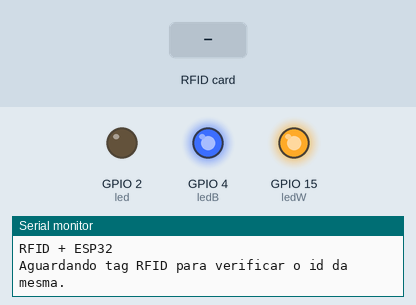
Bench run of a sketch on a simulated ESP32. Shown: output pins drawn as LEDs (lit = HIGH), the last lines printed to the serial monitor. Dashed ring = blinking. Inputs (shaded band) come from the test bench. WiFi joins after 1.5 s; servers stay silent unless stated; no MQTT or app messages arrive unless stated.

Above: at 9.4 s.
9.5 s: RFID card 12 34 56 78 held to the reader
At 9.62 s:
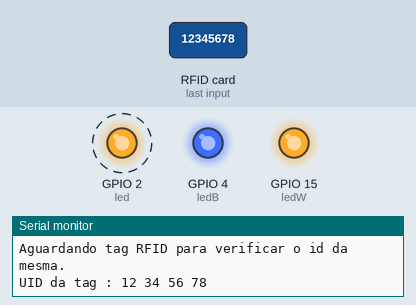
14.0 s: RFID card 84 A4 00 E0 held to the reader
At 15.4 s:
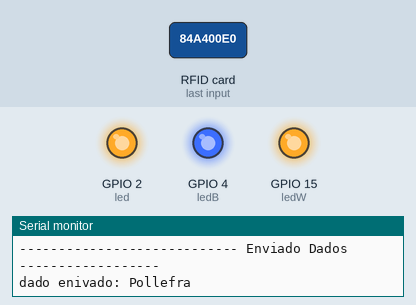
17.5 s: RFID card 54 20 CC DF held to the reader
At 20.9 s:
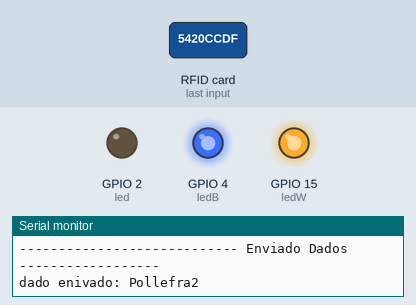
Timing chart, 0 to 22.0 s (numbered marks = the images above; inputs shaded):
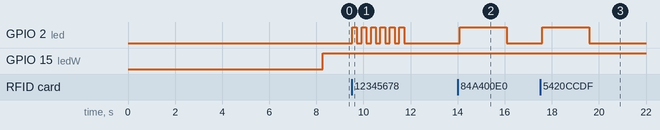

Measured:
- after the input at 9.5 s, GPIO 2 (led): alternates HIGH for 0.20 s and LOW for 0.20 s, 12 changes in all, then stays LOW, starting at once
- after the input at 14.0 s, GPIO 2 (led): LOW → HIGH after 0.08 s, → LOW 2.0 s later
- after the input at 17.5 s, GPIO 2 (led): LOW → HIGH after 0.09 s, → LOW 2.0 s later

The sketch:

EPS32.ino
```cpp
//----------------------- inclusão de blibliotecas --------------------------------
#include <WiFi.h> // inclui a bliblioteca do WIFI
#include<PubSubClient.h> // inclui a bliblioteca do MQTT
WiFiClient esp32; //cria o cliente wifi esp2866
PubSubClient MQTT(esp32); // cria o cliente MQTT utilizando o cliente WIFI para a publicação

#include <SPI.h>
#include <MFRC522.h>
#include <Wire.h>

//------------------------- Definições Wfi ----------------------------------------------
char ssid [ ] = "teste"; //nome da rede wifi a conectar
char senha[ ] = "12345678"; //senha do wifi a conecta

//------------------------ definições MQTT ----------------------------------------------
const char* broker_id = "137.135.83.217"; // endereço do broker a conectar (mqtt.eclipseprojects.io 137.135.83.217)
int porta = 1883; //porta de comunicação com broker
#define client_id "esp_32_eniac_205192018" // id para indentificação no broker (DEVER SER ÚNICO)

//#define login_mqtt "login"
//#define senha_mqtt "senha"

//-----------------------------------------variaveis globais-----------------------------------
unsigned long tempo_passado = millis();
char* erro  = "NAO AUTORIZADO!!!";


int num_pessoas = 80;
String ID[50][2] = {
  {"84 A4 00 E0", "Pollefra"},
  {"54 20 CC DF", "Pollefra2"},
  {"6B 93 F2 B9", "Miguel"},
  {"6D 0E 56 1B", "Luzenho"},
  {"F3 FF 67 DF", "Will"},
  {"44 21 23 BB", "Vinicius"},
  {"9D 32 62 83", "Igor"},

  {"ultimo"}//Sempre deixar esse por ultimo!!!!!!!!!!!!!!!!!!!!!!!!!!!
};


//define alguns pinos do esp32 que serao conectados aos modulos e componentes

#define SS_PIN 5
#define RST_PIN 36
#define led 2    //led de confirmação de leitura do cartao
#define ledW 15 // led de conexão com o Wifi
#define ledB 4 //  led de conexão com o Broker


MFRC522 mfrc522(SS_PIN, RST_PIN);   // define os pinos de controle do modulo de leitura de cartoes RFID

void setup() {
  Serial.begin(9600);
  pinMode(led, OUTPUT);
  pinMode(ledW, OUTPUT);
  pinMode(ledB, OUTPUT);
  inicia_wifi();
  inicia_mqtt();

  SPI.begin();   // inicia a comunicacao SPI que sera usada para comunicacao com o mudulo RFID

  mfrc522.PCD_Init();  //inicia o modulo RFID

  Serial.println("RFID + ESP32");
  Serial.println("Aguardando tag RFID para verificar o id da mesma.");

}

void loop() {
  reconecta_wifi();//reconecta o wifi caso a conexao seja perdida
  reconecta_mqtt();//reconecta o mqtt caso a conexao seja perdida
  MQTT.loop();//mantem viva a conexao com o broker (keep alive)

  leitura_RFID();

}

void leitura_RFID() {
  if ( ! mfrc522.PICC_IsNewCardPresent()) {
    return;                 // se nao tiver um cartao para ser lido recomeça o void loop
  }
  if ( ! mfrc522.PICC_ReadCardSerial()) {
    return;                  //se nao conseguir ler o cartao recomeça o void loop tambem
  }

  Serial.print("UID da tag :");
  String conteudo = "";
  byte letra;
  for (byte i = 0; i < mfrc522.uid.size; i++) {      // faz uma verificacao dos bits da memoria do cartao
    //ambos comandos abaixo vão concatenar as informacoes do cartao...
    //porem os 2 primeiros irao mostrar na serial e os 2 ultimos guardarao os valores na string de conteudo para fazer as verificacoes
    Serial.print(mfrc522.uid.uidByte[i] < 0x10 ? " 0" : " ");
    Serial.print(mfrc522.uid.uidByte[i], HEX);
    conteudo.concat(String(mfrc522.uid.uidByte[i] < 0x10 ? " 0" : " "));
    conteudo.concat(String(mfrc522.uid.uidByte[i], HEX));
  }
  Serial.println();
  //Serial.print("Mensagem : ");
  conteudo.toUpperCase();

  for (int i = 0; i < num_pessoas; i++)
  {
    if (ID[i][0] == conteudo.substring(1))
    {
      Serial.print("Liberado para ");
      //Serial.println(ID[i][1]);
      char Buf[50];
      ID[i][1].toCharArray(Buf, 50);
      Serial.println(Buf);
      envia_dados(Buf);

      digitalWrite(led, HIGH);
      delay(2000);
      digitalWrite(led, LOW);
      break;

    }
    else if (ID[i][0] == "ultimo")
    {
      for (int x=0; x <= 5; x++) {
        digitalWrite(led, HIGH);
        delay(200);
        digitalWrite(led, LOW);
        delay(200);

      }
      Serial.println("NÂO AUTORIZADO!!!");
      envia_dados(erro);

      break;
    }
  }

}

void inicia_wifi() {
  delay(10);
  Serial.println(); // pula linha no serial monitor
  Serial.println("-------------Iniciando conexao Wifi------------");
  Serial.print (" conectando-se na rede:"); Serial.println(ssid);
  Serial.print("  Aguarde");
  reconecta_wifi();
}
void reconecta_wifi() {
  if (WiFi.status() == WL_CONNECTED) { // verifica se ja esta conectado
    digitalWrite(ledW, HIGH);
    return;// se tiver conectado não faz nada retorna
  }
  while (WiFi.status() != WL_CONNECTED) { // enquanto estiver desconectado
    WiFi.begin(ssid, senha); // tenta fazer a conexao wifi
    Serial.println(".");
    //digitalWrite(ledW, HIGH);
    delay(4000);
    //digitalWrite(ledW, LOW);
  }
  Serial.println();
  Serial.print(" Conectado com sucesso na rede: "); Serial.println( ssid);
  Serial.print(" IP obtido: "); Serial.println(WiFi.localIP()); //imprime o IP obtido pelo esp32
  //  Serial.print(" Endereço MAC: "); Serial.println(WiFi.macAddress()); //imprime o end MAC do esp32
}

void inicia_mqtt() {

  Serial.println("------------------ Iniciando conexao ao broker -------------------");
  Serial.println("");
  MQTT.setCallback(mqtt_callback);
  reconecta_mqtt();
}

void reconecta_mqtt() {

  while (!MQTT.connected()) {
    Serial.print("Tentando se conectar ao broker: "); Serial.println(broker_id);
    MQTT.setServer(broker_id, porta); // tenta conectar ao broker
    Serial.println("Aguarde");
    //digitalWrite(ledB, HIGH);
    delay(4000);
    // digitalWrite(ledB, LOW);

    if (MQTT.connect(client_id)) { // se conectar ao broker
      digitalWrite(ledB, HIGH);
      Serial.println("conectado ao broker com sucesso");
      MQTT.subscribe("v3r_setor_senai");
    }
    else {
      Serial.print("falha de conexao");
      Serial.println(" havera nova tentativa de conexao em 2 segundos");
      MQTT.setServer(broker_id, porta); // tenta conectar ao broker
      MQTT.setCallback(mqtt_callback);
      //digitalWrite(ledB, HIGH);
      delay(2000);
      //digitalWrite(ledB, LOW);
    }
  }
}

void envia_dados(char* a) {

  //if ((millis() - tempo_passado) >= 2000) //verifica se já passou 2 segundos
  //{
  Serial.println("---------------------------- Enviado Dados ------------------");
  Serial.print("dado enivado: "); Serial.println(a);
  MQTT.publish("v3r_nome_senai", a);

  //Reseta o tempo passado
  //tempo_passado = millis();
  // }
}

void mqtt_callback(char* topic, byte * payload, unsigned int length) {

  String msg;

  for (int i = 0; i < length; i++)
  {
    char c = (char)payload[i]; //pega caractere por caractere da informação vinda
    msg += c; //acumula os valores de c
  }
  Serial.print("mensagem do broker = "); Serial.println(msg);
}
```
